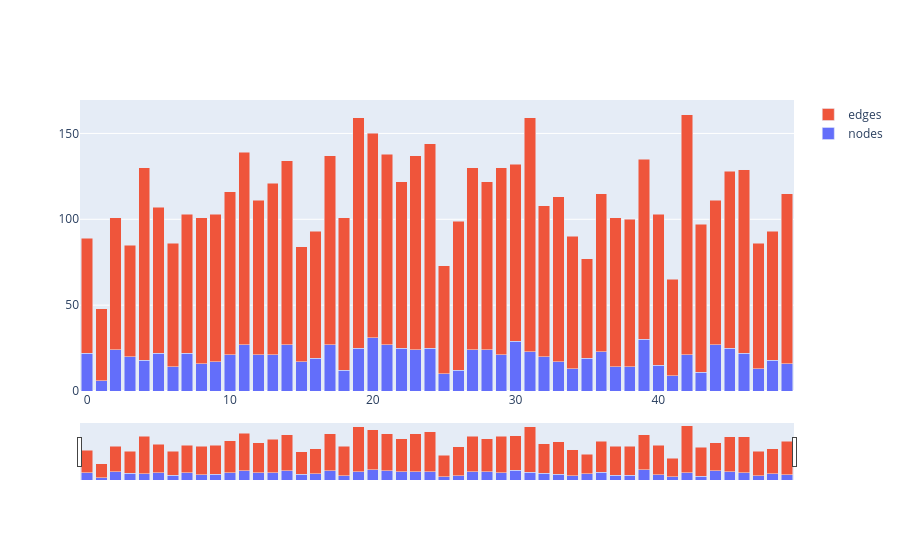

Source (notebook cell):
### Markdown cell above
# Dash Pandas

### Code cell
import plotly.graph_objects as go

fig = go.Figure()
fig.add_trace(go.Bar(x=binned_timeline.index, y=binned_timeline.loc[:, "node_count"], name="nodes"))
fig.add_trace(go.Bar(x=binned_timeline.index, y=binned_timeline.loc[:, "edge_count"], name="edges"))
fig.update_layout(barmode="stack", xaxis={"rangeslider": {"visible": True}})
fig.show()

### Figure 1 — Plotly figure (JSON) as saved in the notebook; plotly's stock layout.template omitted (floating-point values rounded to 4 significant figures)
{"data": [{"name": "nodes", "type": "bar", "x": [0, 1, 2, 3, 4, 5, 6, 7, 8, 9, 10, 11, 12, 13, 14, 15, 16, 17, 18, 19, 20, 21, 22, 23, 24, 25, 26, 27, 28, 29, 30, 31, 32, 33, 34, 35, 36, 37, 38, 39, 40, 41, 42, 43, 44, 45, 46, 47, 48, 49], "y": [22, 6, 24, 20, 18, 22, 14, 22, 16, 17, 21, 27, 21, 21, 27, 17, 19, 27, 12, 25, 31, 27, 25, 24, 25, 10, 12, 24, 24, 21, 29, 23, 20, 17, 13, 19, 23, 14, 14, 30, 15, 9, 21, 11, 27, 25, 22, 13, 18, 16]}, {"name": "edges", "type": "bar", "x": [0, 1, 2, 3, 4, 5, 6, 7, 8, 9, 10, 11, 12, 13, 14, 15, 16, 17, 18, 19, 20, 21, 22, 23, 24, 25, 26, 27, 28, 29, 30, 31, 32, 33, 34, 35, 36, 37, 38, 39, 40, 41, 42, 43, 44, 45, 46, 47, 48, 49], "y": [67, 42, 77, 65, 112, 85, 72, 81, 85, 86, 95, 112, 90, 100, 107, 67, 74, 110, 89, 134, 119, 111, 97, 113, 119, 63, 87, 106, 98, 109, 103, 136, 88, 96, 77, 58, 92, 87, 86, 105, 88, 56, 140, 86, 84, 103, 107, 73, 75, 99]}], "layout": {"barmode": "stack", "xaxis": {"rangeslider": {"visible": true}}}}
